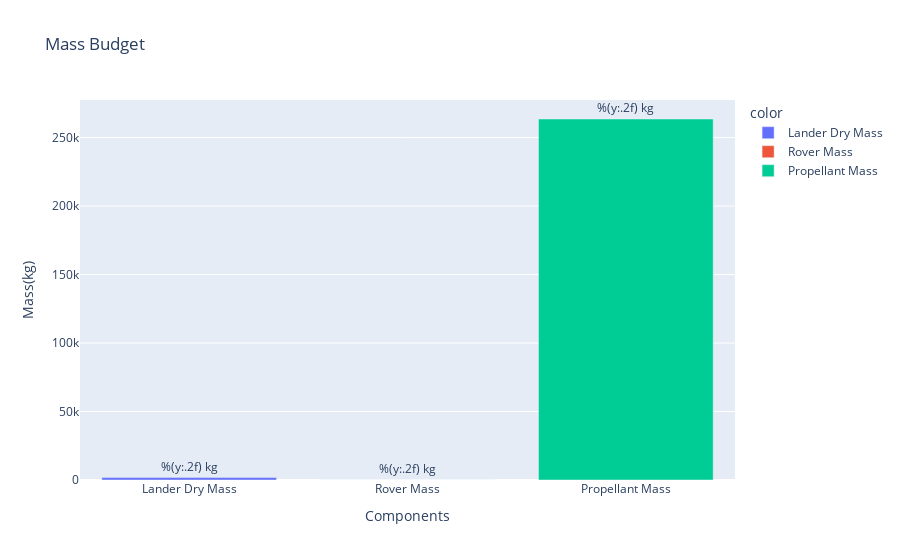

Notebook cell for this chart:
### Code cell
import plotly.express as px

mass_labels = ['Lander Dry Mass', 'Rover Mass', 'Propellant Mass']
mass_values = [lander_dry_mass, rover_mass, propellant_mass_required]

mass_fig = px.bar(x=mass_labels, y=mass_values, color=mass_labels,
                 labels={'x':'Components', 'y': 'Mass(kg)'},
                 title='Mass Budget')
mass_fig.update_traces(texttemplate='%(y:.2f) kg', textposition='outside')

mass_fig.show()

### Figure 1 — Plotly figure (JSON) as saved in the notebook; plotly's stock layout.template omitted (floating-point values rounded to 4 significant figures)
{"data": [{"alignmentgroup": "True", "hovertemplate": "color=Lander Dry Mass<br>Components=%{x}<br>Mass(kg)=%{y}<extra></extra>", "legendgroup": "Lander Dry Mass", "marker": {"color": "#636efa", "pattern": {"shape": ""}}, "name": "Lander Dry Mass", "offsetgroup": "Lander Dry Mass", "orientation": "v", "showlegend": true, "textposition": "outside", "texttemplate": "%(y:.2f) kg", "type": "bar", "x": ["Lander Dry Mass"], "xaxis": "x", "y": [1750.0], "yaxis": "y"}, {"alignmentgroup": "True", "hovertemplate": "color=Rover Mass<br>Components=%{x}<br>Mass(kg)=%{y}<extra></extra>", "legendgroup": "Rover Mass", "marker": {"color": "#EF553B", "pattern": {"shape": ""}}, "name": "Rover Mass", "offsetgroup": "Rover Mass", "orientation": "v", "showlegend": true, "textposition": "outside", "texttemplate": "%(y:.2f) kg", "type": "bar", "x": ["Rover Mass"], "xaxis": "x", "y": [26], "yaxis": "y"}, {"alignmentgroup": "True", "hovertemplate": "color=Propellant Mass<br>Components=%{x}<br>Mass(kg)=%{y}<extra></extra>", "legendgroup": "Propellant Mass", "marker": {"color": "#00cc96", "pattern": {"shape": ""}}, "name": "Propellant Mass", "offsetgroup": "Propellant Mass", "orientation": "v", "showlegend": true, "textposition": "outside", "texttemplate": "%(y:.2f) kg", "type": "bar", "x": ["Propellant Mass"], "xaxis": "x", "y": [263600.0], "yaxis": "y"}], "layout": {"barmode": "relative", "legend": {"title": {"text": "color"}, "tracegroupgap": 0}, "title": {"text": "Mass Budget"}, "xaxis": {"anchor": "y", "domain": [0, 1], "title": {"text": "Components"}}, "yaxis": {"anchor": "x", "domain": [0, 1], "title": {"text": "Mass(kg)"}}}}
